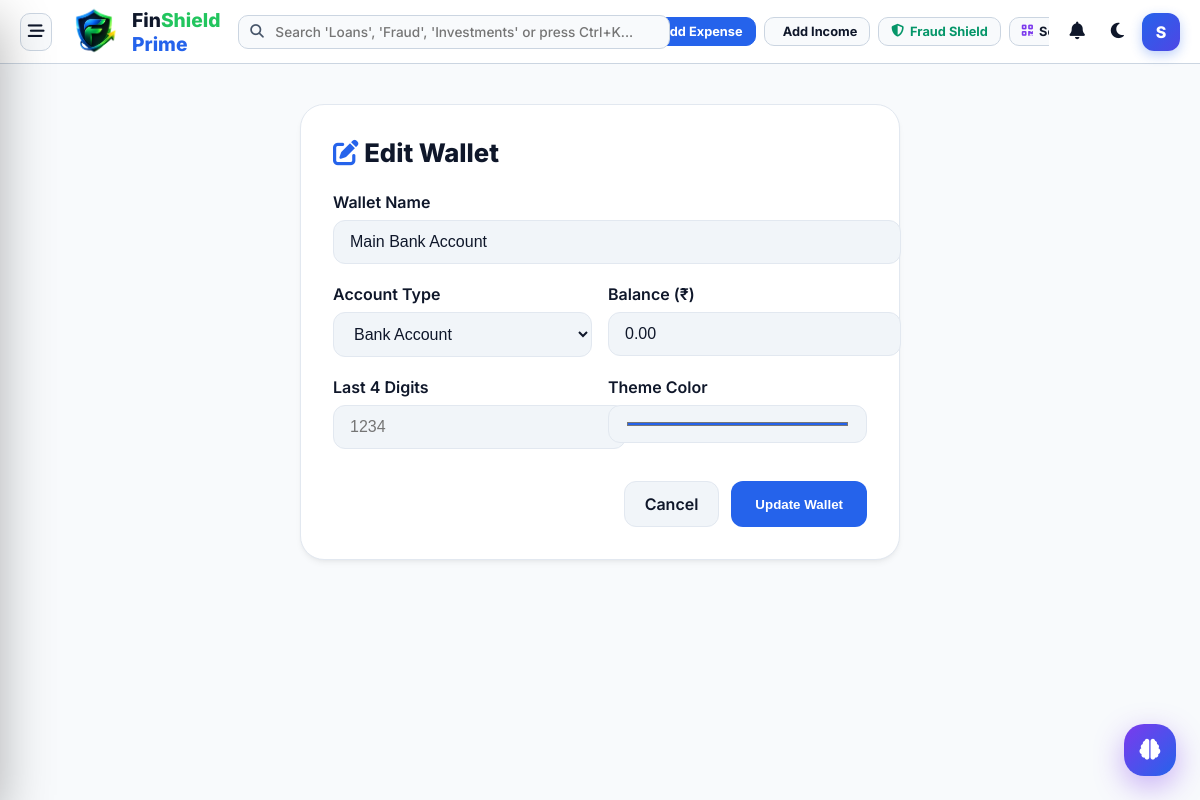
The page /expenses/wallet/edit/2/ (signed in) on the database its author committed.
### expenses/models.py (models this page shows, shortened)
class Wallet(models.Model):
    TYPE_CHOICES = [
        ('BANK', 'Bank Account'),
        ('CASH', 'Cash Wallet'),
        ('CARD', 'Credit/Debit Card'),
        ('EWALLET', 'E-Wallet / UPI'),
        ('SAVINGS', 'Savings Account'),
    ]
    user = models.ForeignKey(User, on_delete=models.CASCADE, null=True, blank=True)
    name = models.CharField(max_length=100)
    wallet_type = models.CharField(max_length=10, choices=TYPE_CHOICES, default='BANK')
    balance = models.DecimalField(max_digits=12, decimal_places=2, default=0.00)
    account_number_last4 = models.CharField(max_length=4, blank=True, null=True)
    color = models.CharField(max_length=20, default='#2563eb')
    icon = models.CharField(max_length=50, default='fa-wallet')
    is_default = models.BooleanField(default=False)
    created_at = models.DateTimeField(auto_now_add=True)

### expenses/views.py (the view)
# urls.py: path('wallet/edit/<int:pk>/', WalletUpdateView.as_view(), name='wallet_edit'),
class WalletUpdateView(LoginRequiredMixin, UpdateView):
    model = Wallet
    form_class = WalletForm
    template_name = 'expenses/wallet_form.html'
    success_url = reverse_lazy('wallet_dashboard')

### expenses/views.py
class WalletForm(forms.ModelForm):
    class Meta:
        model = Wallet
        fields = ['name', 'wallet_type', 'balance', 'account_number_last4', 'color', 'icon', 'is_default']
        widgets = {
            'name': forms.TextInput(attrs={'class': 'form-control', 'placeholder': 'e.g. HDFC Salary Bank'}),
            'wallet_type': forms.Select(attrs={'class': 'form-control'}),
            'balance': forms.NumberInput(attrs={'class': 'form-control', 'step': '0.01'}),
            'account_number_last4': forms.TextInput(attrs={'class': 'form-control', 'placeholder': '1234', 'maxlength': 4}),
            'color': forms.TextInput(attrs={'type': 'color', 'class': 'form-control form-control-color', 'style': 'height: 38px;'}),
            'icon': forms.TextInput(attrs={'class': 'form-control', 'placeholder': 'fa-wallet'}),
            'is_default': forms.CheckboxInput(attrs={'class': 'form-check-input'}),
        }

### templates/expenses/wallet_form.html (shortened to what this page needs)
{% extends 'base.html' %}
{% load static %}
{% block content %}
<div class="container" style="max-width: 600px; margin: 40px auto; padding: 0 16px;">
    <div style="background: var(--bg-card); border: 1px solid var(--border-light); border-radius: 24px; padding: 32px; box-shadow: var(--shadow-sm);">
        <h2 style="margin-top: 0; margin-bottom: 24px; font-weight: 800; font-size: 1.6rem; color: var(--text-main);">
            <i class="fa-solid fa-pen-to-square" style="color: var(--accent-blue);"></i> Edit Wallet
        </h2>
        <form method="POST">
            <div style="margin-bottom: 20px;">
                <label style="display: block; font-weight: 600; margin-bottom: 8px; color: var(--text-main);">Wallet Name</label>
                {{ form.name }}
            </div>
            <div style="grid-template-columns: 1fr 1fr; display: grid; gap: 16px; margin-bottom: 20px;">
                <div>
                    <label style="display: block; font-weight: 600; margin-bottom: 8px; color: var(--text-main);">Account Type</label>
                    {{ form.wallet_type }}
                </div>
                <div>
                    <label style="display: block; font-weight: 600; margin-bottom: 8px; color: var(--text-main);">Balance (₹)</label>
                    {{ form.balance }}
                </div>
            </div>
            <div style="grid-template-columns: 1fr 1fr; display: grid; gap: 16px; margin-bottom: 20px;">
                <div>
                    <label style="display: block; font-weight: 600; margin-bottom: 8px; color: var(--text-main);">Last 4 Digits</label>
                    {{ form.account_number_last4 }}
                </div>
                <div>
                    <label style="display: block; font-weight: 600; margin-bottom: 8px; color: var(--text-main);">Theme Color</label>
                    {{ form.color }}
                </div>
            </div>
            <div style="display: flex; gap: 12px; justify-content: flex-end; margin-top: 32px;">
                <a href="{% url 'wallet_dashboard' %}" class="btn" style="background: var(--bg-body); border: 1px solid var(--border-light); color: var(--text-main); padding: 12px 20px; border-radius: 12px; font-weight: 600; text-decoration: none;">Cancel</a>
                <button type="submit" class="btn" style="background: var(--accent-blue); color: white; border: none; padding: 12px 24px; border-radius: 12px; font-weight: 700; cursor: pointer;">Update Wallet</button>
            </div>
        </form>
    </div>
</div>
{% endblock %}

### templates/base.html (shortened to what this page needs)
{% load static %}
<!DOCTYPE html>
<html lang="en">
<head>
    <link rel="stylesheet" href="https://cdnjs.cloudflare.com/ajax/libs/font-awesome/6.4.0/css/all.min.css">
    <link rel="stylesheet" href="{% static 'css/modern_theme.css' %}">
    <link rel="stylesheet" href="{% static 'css/ledger.css' %}">
    <link rel="stylesheet" href="{% static 'css/enterprise_dashboard.css' %}">
</head>
<body data-theme="light">
    <button class="floating-action-btn" id="floatingAiBtn" onclick="openAffordModal()" title="FinShield Prime Decision Assistant">
        <i class="fa-solid fa-brain"></i>
    </button>
    <div class="app-master-container">
        <header class="app-topbar">
            <div style="display: flex; align-items: center; gap: 12px; shrink: 0;">
                <button class="hamburger-toggle-btn" onclick="openSidebarDrawer()" title="Open Navigation Drawer">
                    <i class="fa-solid fa-bars-staggered"></i>
                </button>
                <a href="{% url 'home' %}" style="text-decoration: none; display: flex; align-items: center; gap: 8px; font-weight: 800; font-size: 1.2rem; color: var(--text-main);">
<img src="{% static 'images/f.png' %}"
     alt="FinShield Prime"
     style="width:60px; height:60px; object-fit:contain;">
<span>
    <span style="color: var(--text-main);">Fin</span><span style="color: #22c55e;">Shield</span>
    <span style="color: var(--accent-blue); font-weight: 800;">Prime</span>
</span>                </a>
            </div>
            <div class="topbar-search-wrapper">
                <form action="{% url 'search' %}" method="GET" id="globalSearchForm" onsubmit="return handleSmartSearch(event)">
                    <input type="text" name="q" id="globalSearchInput" class="topbar-search-input" placeholder="Search 'Loans', 'Fraud', 'Investments' or press Ctrl+K..." autocomplete="off">
                </form>
            </div>
            <div class="header-actions-group">
                <a href="{% url 'expense_create' %}" class="header-action-btn btn-primary-blue">
                     Add Expense
                </a>
                <a href="{% url 'wallet_dashboard' %}" class="header-action-btn">
                     Add Income
                </a>
                <a href="{% url 'fraud_detection' %}" class="header-action-btn" style="color: var(--accent-emerald);">
                    <i class="fa-solid fa-shield-halved"></i> Fraud Shield
                </a>
                <a href="{% url 'scan_pay' %}" class="header-action-btn">
                    <i class="fa-solid fa-qrcode" style="color: var(--accent-purple);"></i> Scan Receipt
                </a>
            </div>
            <div style="display: flex; align-items: center; gap: 12px; shrink: 0;">
                <div style="position: relative;">
                    <button class="nav-icon-btn" id="bellIcon" style="background: none; border: none; font-size: 1.1rem; color: var(--text-main); cursor: pointer; position: relative;">
                        <i class="fa-solid fa-bell"></i>
                    </button>
                </div>
                <button class="theme-toggle" id="themeToggle" title="Toggle Theme" style="background: none; border: none; font-size: 1.1rem; color: var(--text-main); cursor: pointer;">
                </button>
                <div style="position: relative;">
                    <div class="user-profile" id="userProfileBtn" style="cursor: pointer;" title="{{ user.username }}">
                        <div class="avatar">{{ user.username.0|upper }}</div>
                    </div>
                </div>
            </div>
        </header>
        <div class="main-wrapper-content">
            <div class="content-body" style="flex: 1;">
                {% block content %}{% endblock %}
            </div>
        </div>
    </div>
</body>
</html>

### static/css/modern_theme.css (style rules this page uses)
:root { --primary-900: #020617; --primary-800: #0f172a; --primary-700: #1e293b; --primary-600: #334155; --accent-blue: #2563eb; --accent-blue-subtle: rgba(37, 99, 235, 0.1); --accent-mint: #10b981; --accent-mint-subtle: rgba(16, 185, 129, 0.1); --accent-coral: #ef4444; --accent-coral-subtle: rgba(239, 68, 68, 0.1); --accent-gold: #f59e0b; --accent-purple: #8b5cf6; --bg-body: #f1f5f9; --bg-card: #ffffff; --bg-glass: rgba(255, 255, 255, 0.9); --bg-sidebar: #0f172a; --text-main: #0f172a; --text-muted: #64748b; --text-on-dark: #f8fafc; --shadow-xs: 0 1px 2px 0 rgb(0 0 0 / 0.05); --shadow-sm: 0 4px 6px -1px rgb(0 0 0 / 0.05), 0 2px 4px -2px rgb(0 0 0 / 0.05); --shadow-md: 0 10px 15px -3px rgb(0 0 0 / 0.08), 0 4px 6px -4px rgb(0 0 0 / 0.04); --shadow-lg: 0 20px 25px -5px rgb(0 0 0 / 0.1), 0 8px 10px -6px rgb(0 0 0 / 0.1); --shadow-glow: 0 0 15px rgba(37, 99, 235, 0.15); --border-light: #e2e8f0; --border-glass: rgba(255, 255, 255, 0.1); --radius-xl: 20px; --radius-lg: 16px; --radius-md: 12px; --radius-sm: 8px; --ease-out: cubic-bezier(0.2, 0.8, 0.2, 1); }
body { background-color: var(--bg-body); color: var(--text-main); font-family: 'Inter', sans-serif; transition: background-color 0.4s var(--ease-out), color 0.4s var(--ease-out); -webkit-font-smoothing: antialiased; }
a { text-decoration: none; color: inherit; }
.nav-icon-btn { position: relative; background: transparent; border: none; color: var(--text-muted); font-size: 1.1rem; cursor: pointer; padding: 8px; border-radius: 50%; transition: var(--trans-fast); }

### static/css/ledger.css (style rules this page uses)
input.form-control, select.form-control, textarea.form-control { width: 100%; padding: 12px 16px; border: 1px solid var(--border-light); border-radius: 12px; background: var(--bg-body); color: var(--text-main); font-size: 1rem; transition: all 0.2s; }

### static/css/enterprise_dashboard.css (style rules this page uses)
:root { --font-family: 'Inter', -apple-system, BlinkMacSystemFont, 'Segoe UI', Roboto, sans-serif; --bg-primary: #f8fafc; --bg-card: #ffffff; --bg-sidebar: #ffffff; --bg-glass: rgba(255, 255, 255, 0.95); --border-subtle: #cbd5e1; --border-glow: #2563eb; --text-main: #0f172a; --text-sub: #334155; --text-muted: #475569; --accent-blue: #2563eb; --accent-indigo: #4f46e5; --accent-emerald: #059669; --accent-amber: #d97706; --accent-rose: #dc2626; --accent-purple: #7c3aed; --shadow-card: 0 4px 12px rgba(15, 23, 42, 0.05), 0 1px 3px rgba(15, 23, 42, 0.03); --shadow-hover: 0 12px 28px rgba(37, 99, 235, 0.12); }
body { background-color: var(--bg-primary); color: var(--text-main); font-family: var(--font-family); margin: 0; -webkit-font-smoothing: antialiased; }
.app-master-container { min-height: 100vh; width: 100%; display: flex; flex-direction: column; }
.app-topbar { position: sticky; top: 0; height: 64px; background: var(--bg-card); border-bottom: 1px solid var(--border-subtle); display: flex; align-items: center; justify-content: space-between; padding: 0 20px; z-index: 900; width: 100%; box-sizing: border-box; gap: 12px; }
.header-actions-group { display: flex; align-items: center; gap: 8px; overflow-x: auto; scrollbar-width: none; }
.header-action-btn { padding: 6px 12px; border-radius: 10px; font-size: 0.8rem; font-weight: 700; white-space: nowrap; border: 1px solid var(--border-subtle); background: var(--bg-primary); color: var(--text-main); cursor: pointer; display: inline-flex; align-items: center; gap: 6px; transition: all 0.2s ease; text-decoration: none; }
.header-action-btn.btn-primary-blue { background: var(--accent-blue); color: #ffffff; border-color: var(--accent-blue); }
.hamburger-toggle-btn { width: 38px; height: 38px; border-radius: 10px; border: 1px solid var(--border-subtle); background: var(--bg-primary); color: var(--text-main); font-size: 1.05rem; display: flex; align-items: center; justify-content: center; cursor: pointer; transition: all 0.2s ease; }
.main-wrapper-content { margin-left: 0 !important; width: 100% !important; min-height: calc(100vh - 64px); display: flex; flex-direction: column; }

### rows shown on the page
Wallet: name "Main Bank Account", wallet_type "Bank Account", balance "0.00", color "#2563eb"

### other values the page prints
{{ user.username.0|upper }} "S"
